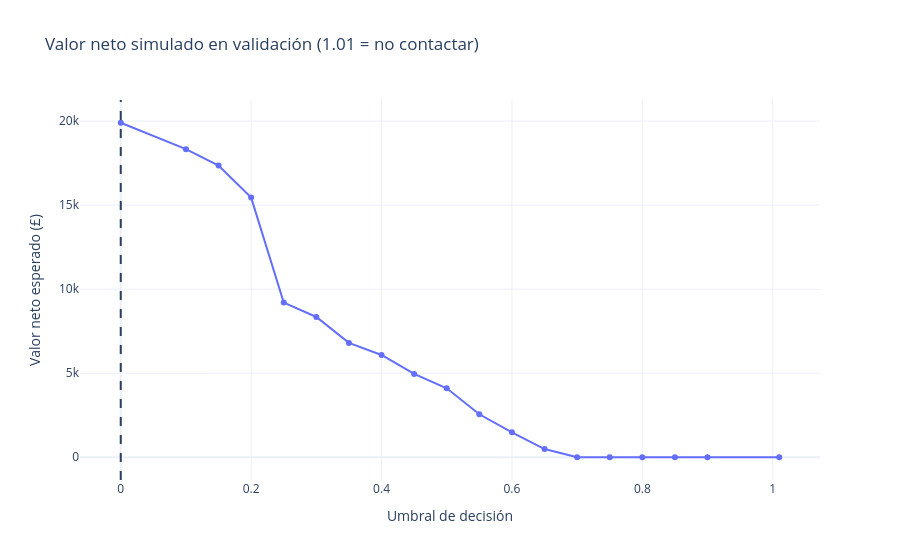

Notebook code cell kept with this figure:
### Markdown cell above
### Qué hace esta celda: Valor económico frente al umbral

Grafica el valor neto simulado exclusivamente en validación y señala el umbral seleccionado. El valor 1,01 codifica no contactar a nadie; la optimización se limita a esta grilla y a estos supuestos.

### Code cell
fig = px.line(
    economic,
    x="threshold",
    y="net_value",
    markers=True,
    title="Valor neto simulado en validación (1.01 = no contactar)",
    labels={
        "threshold":"Umbral de decisión",
        "net_value":"Valor neto esperado (£)"
    }
)
fig.add_vline(x=float(best["threshold"]), line_dash="dash")
fig.show()

### Figure 1 — Plotly figure (JSON) as saved in the notebook; plotly's stock layout.template omitted (floating-point values rounded to 4 significant figures)
{"data": [{"hovertemplate": "Umbral de decisión=%{x}<br>Valor neto esperado (£)=%{y}<extra></extra>", "legendgroup": "", "line": {"color": "#636efa", "dash": "solid"}, "marker": {"symbol": "circle"}, "mode": "lines+markers", "name": "", "orientation": "v", "showlegend": false, "type": "scatter", "x": [0.0, 0.1, 0.15, 0.2, 0.25, 0.3, 0.35, 0.4, 0.45, 0.5, 0.55, 0.6, 0.65, 0.7, 0.75, 0.8, 0.85, 0.9, 1.01], "xaxis": "x", "y": [19900.0, 18330.0, 17350.0, 15450.0, 9201.0, 8346.0, 6804.0, 6083.0, 4958.0, 4101.0, 2557.0, 1482.0, 488.9, 0.0, 0.0, 0.0, 0.0, 0.0, 0.0], "yaxis": "y"}], "layout": {"legend": {"tracegroupgap": 0}, "shapes": [{"line": {"dash": "dash"}, "type": "line", "x0": 0.0, "x1": 0.0, "xref": "x", "y0": 0, "y1": 1, "yref": "y domain"}], "title": {"text": "Valor neto simulado en validación (1.01 = no contactar)"}, "xaxis": {"anchor": "y", "domain": [0.0, 1.0], "title": {"text": "Umbral de decisión"}}, "yaxis": {"anchor": "x", "domain": [0.0, 1.0], "title": {"text": "Valor neto esperado (£)"}}}}
